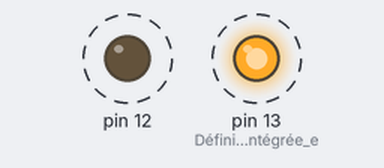
A sketch run on a simulated Arduino Uno, built with avr-gcc and run on an emulated ATmega328P. Parts: output pins drawn as LEDs (lit = HIGH). Dashed ring = blinking.

Above: at 0.5 s.
Timing chart, 0 to 4.6 s (numbered marks = the images above):
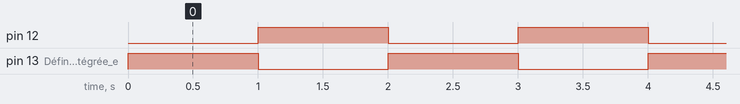

The sketch:

etape1_scenario1.ino
```cpp
// Programme de test pour faire clignoter la LED intégrée toutes les secondes
    void setup() {
     pinMode(13, OUTPUT); // Définir la LED intégrée en mode sortie
     pinMode(12, OUTPUT);
    }

    void loop() {
     digitalWrite(13, HIGH); // Allume la LED
     digitalWrite(12, LOW); // Allume la LED
     delay(1000);
     digitalWrite(12, HIGH);
     digitalWrite(13, LOW);
     delay(1000);
    }
```

Measured:
- by itself, pin 12, pin 13 (Définir_la_LED_intégrée_e): alternates HIGH for 1.0 s and LOW for 1.0 s
